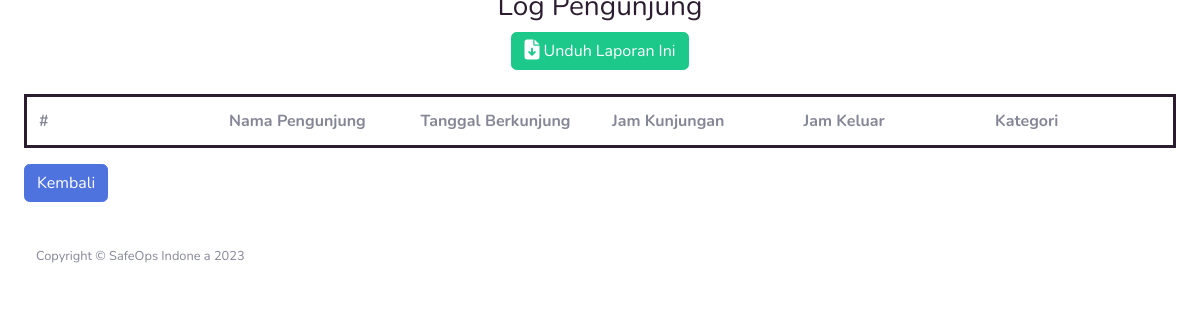
The app's page /index.php/visitor/unduhvisitor, older data.
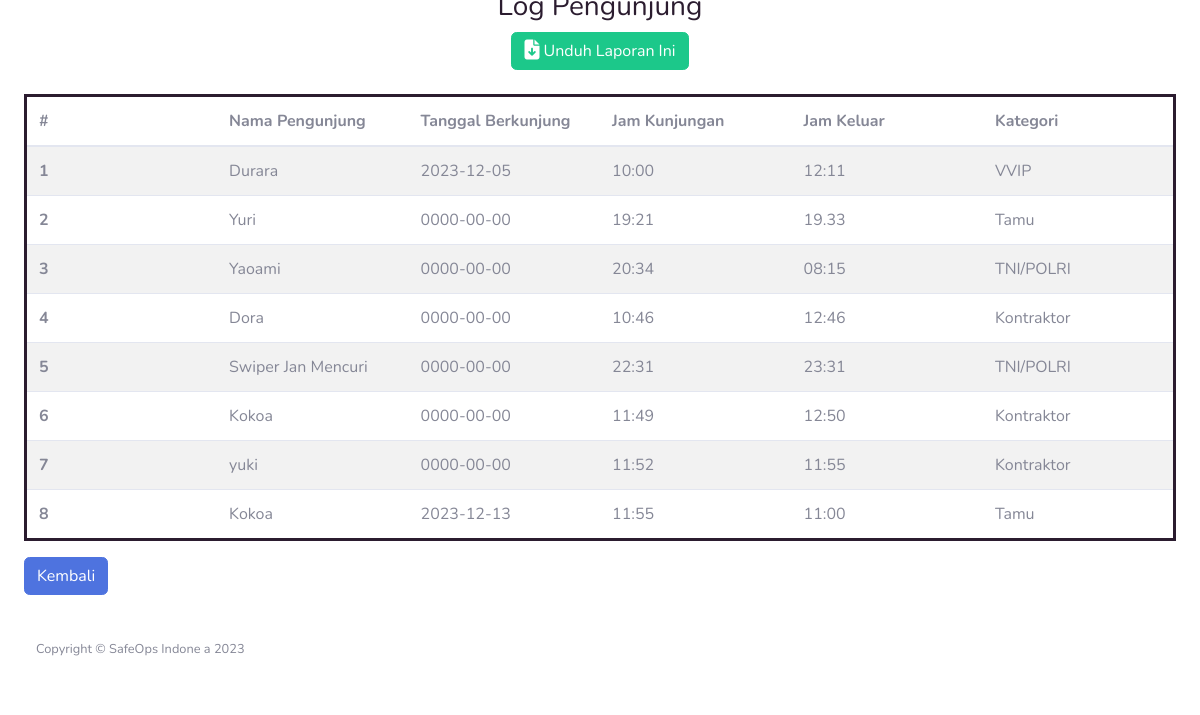
The same page, newer data.
### tables this page shows
CREATE TABLE `visitor` (
  `id` int(11) NOT NULL,
  `nopeg` char(6) NOT NULL,
  `nama` varchar(128) NOT NULL,
  `tanggal` date NOT NULL,
  `pengunjung` varchar(128) NOT NULL,
  `jam_masuk` varchar(11) NOT NULL,
  `jam_keluar` varchar(11) DEFAULT NULL,
  `status` varchar(64) NOT NULL,
  `kategori` varchar(64) NOT NULL
);

### application/controllers/Visitor.php (called while the page is built, shortened)
<?php
class Visitor extends CI_Controller
{
    public function unduhvisitor()
    {
        $data['judul'] = "Laporan Tamu";
        $data['user'] = $this->db->get_where('user', ['email' => $this->session->userdata('email')])->row_array();
        $data['keluar'] = $this->db->get_where('visitor', ['status' => 'Sudah keluar'])->result_array();
        $this->load->view('templates/header', $data);
        $this->load->view('visitor/unduhvisitor', $data);
        $this->load->view('templates/footer', $data);
    }
}

### index.php (called while the page is built, shortened)
<?php
require_once BASEPATH.'core/CodeIgniter.php';

### application/views/visitor/unduhvisitor.php (the view, shortened to what this page needs)
<div class="container-fluid">
    <div class="row">
        <div class="col-lg-12">
            <div class="container text-center" style="margin-top: -10px;">
                <h3 style="color: #2B1C2F;">Log Pengunjung</h3>
                <a href="#" id="printButton" class="btn btn-success"><i class="fa-solid fa-file-arrow-down fa-lg"></i> Unduh Laporan Ini</a>
            </div>
            <table class="table table-hover table-striped" style="border: 3px solid #2B1C2F;"><br>
                <thead>
                    <tr>
                        <th scope="col">#</th>
                        <th scope="col" style="width: 16.666%;">Nama Pengunjung</th>
                        <th scope="col" style="width: 16.666%;">Tanggal Berkunjung</th>
                        <th scope="col" style="width: 16.666%;">Jam Kunjungan</th>
                        <th scope="col" style="width: 16.666%;">Jam Keluar</th>
                        <th scope="col" style="width: 16.666%;">Kategori</th>
                    </tr>
                </thead>
                <tbody>
                    <?php $i = 1; ?>
                    <?php foreach ($keluar as $k) : ?>
                        <tr>
                            <th scope="row"><?= $i; ?></th>
                            <td style="width: 16.666%;"><?= $k['pengunjung']; ?></td>
                            <td style="width: 16.666%;"><?= $k['tanggal']; ?></td>
                            <td style="width: 16.666%;"><?= $k['jam_masuk']; ?></td>
                            <td style="width: 16.666%;"> <?= $k['jam_keluar'] ?></td>
                            <td style="width: 16.666%;"><?= $k['kategori']; ?></td>
                        </tr>
                        <?php $i++; ?>
                    <?php endforeach; ?>
                </tbody>
            </table>
            <div class="form-group row">
                <div class="col-sm-4">
                    <a href="<?= base_url('visitor/index') ?>" class="btn btn-primary">Kembali</a>
                </div>
            </div>
        </div>

Row changes from the older to the newer data that the page shows:
added visitor: pengunjung "Durara", tanggal "2023-12-05", jam_masuk "10:00", jam_keluar "12:11", kategori "VVIP"
added visitor: pengunjung "Yuri", tanggal "0000-00-00", jam_masuk "19:21", jam_keluar "19.33", kategori "Tamu"
added visitor: pengunjung "Yaoami", tanggal "0000-00-00", jam_masuk "20:34", jam_keluar "08:15", kategori "TNI/POLRI"
added visitor: pengunjung "Dora", tanggal "0000-00-00", jam_masuk "10:46", jam_keluar "12:46", kategori "Kontraktor"
added visitor: pengunjung "Swiper Jan Mencuri", tanggal "0000-00-00", jam_masuk "22:31", jam_keluar "23:31", kategori "TNI/POLRI"
added visitor: pengunjung "Kokoa", tanggal "0000-00-00", jam_masuk "11:49", jam_keluar "12:50", kategori "Kontraktor"
added visitor: pengunjung "yuki", tanggal "0000-00-00", jam_masuk "11:52", jam_keluar "11:55", kategori "Kontraktor"
added visitor: pengunjung "Kokoa", tanggal "2023-12-13", jam_masuk "11:55", jam_keluar "11:00", kategori "Tamu"
